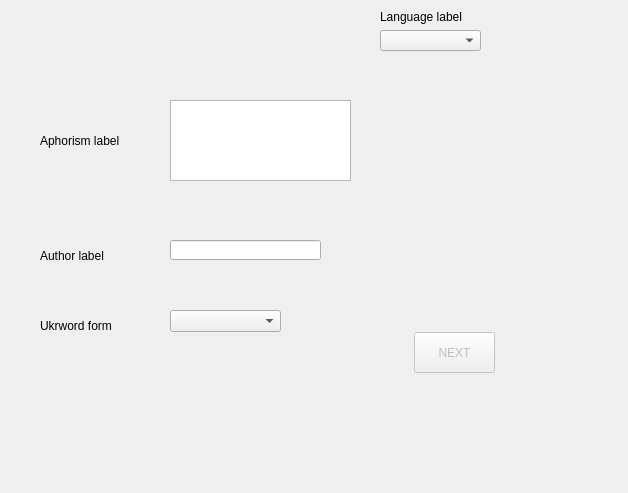
<?xml version="1.0" encoding="UTF-8"?>
<ui version="4.0">
 <class>FirstWidget</class>
 <widget class="QWidget" name="FirstWidget">
  <property name="geometry">
   <rect>
    <x>0</x>
    <y>0</y>
    <width>628</width>
    <height>493</height>
   </rect>
  </property>
  <property name="windowTitle">
   <string>Form</string>
  </property>
  <widget class="QWidget" name="layoutWidget">
   <property name="geometry">
    <rect>
     <x>380</x>
     <y>10</y>
     <width>101</width>
     <height>41</height>
    </rect>
   </property>
   <layout class="QVBoxLayout" name="verticalLayout_3">
    <item>
     <widget class="QLabel" name="langLabel">
      <property name="text">
       <string>Language label</string>
      </property>
     </widget>
    </item>
    <item>
     <widget class="QComboBox" name="langComboBox"/>
    </item>
   </layout>
  </widget>
  <widget class="QPushButton" name="nextPushButton">
   <property name="enabled">
    <bool>false</bool>
   </property>
   <property name="geometry">
    <rect>
     <x>414</x>
     <y>332</y>
     <width>81</width>
     <height>41</height>
    </rect>
   </property>
   <property name="text">
    <string>NEXT</string>
   </property>
  </widget>
  <widget class="QLineEdit" name="authorLineEdit">
   <property name="geometry">
    <rect>
     <x>170</x>
     <y>240</y>
     <width>151</width>
     <height>20</height>
    </rect>
   </property>
  </widget>
  <widget class="QLabel" name="formLabel">
   <property name="geometry">
    <rect>
     <x>40</x>
     <y>305</y>
     <width>91</width>
     <height>41</height>
    </rect>
   </property>
   <property name="text">
    <string>Ukrword form</string>
   </property>
   <property name="wordWrap">
    <bool>true</bool>
   </property>
  </widget>
  <widget class="QLabel" name="authorLabel">
   <property name="geometry">
    <rect>
     <x>40</x>
     <y>230</y>
     <width>91</width>
     <height>51</height>
    </rect>
   </property>
   <property name="acceptDrops">
    <bool>false</bool>
   </property>
   <property name="text">
    <string>Author label</string>
   </property>
   <property name="scaledContents">
    <bool>false</bool>
   </property>
   <property name="wordWrap">
    <bool>true</bool>
   </property>
  </widget>
  <widget class="QLabel" name="aphorismLabel">
   <property name="geometry">
    <rect>
     <x>40</x>
     <y>120</y>
     <width>91</width>
     <height>41</height>
    </rect>
   </property>
   <property name="text">
    <string>Aphorism label</string>
   </property>
   <property name="wordWrap">
    <bool>true</bool>
   </property>
  </widget>
  <widget class="QComboBox" name="formComboBox">
   <property name="geometry">
    <rect>
     <x>170</x>
     <y>310</y>
     <width>111</width>
     <height>22</height>
    </rect>
   </property>
  </widget>
  <widget class="QPlainTextEdit" name="aphorismPlainTextEdit">
   <property name="geometry">
    <rect>
     <x>170</x>
     <y>100</y>
     <width>181</width>
     <height>81</height>
    </rect>
   </property>
  </widget>
 </widget>
 <resources/>
 <connections/>
</ui>
